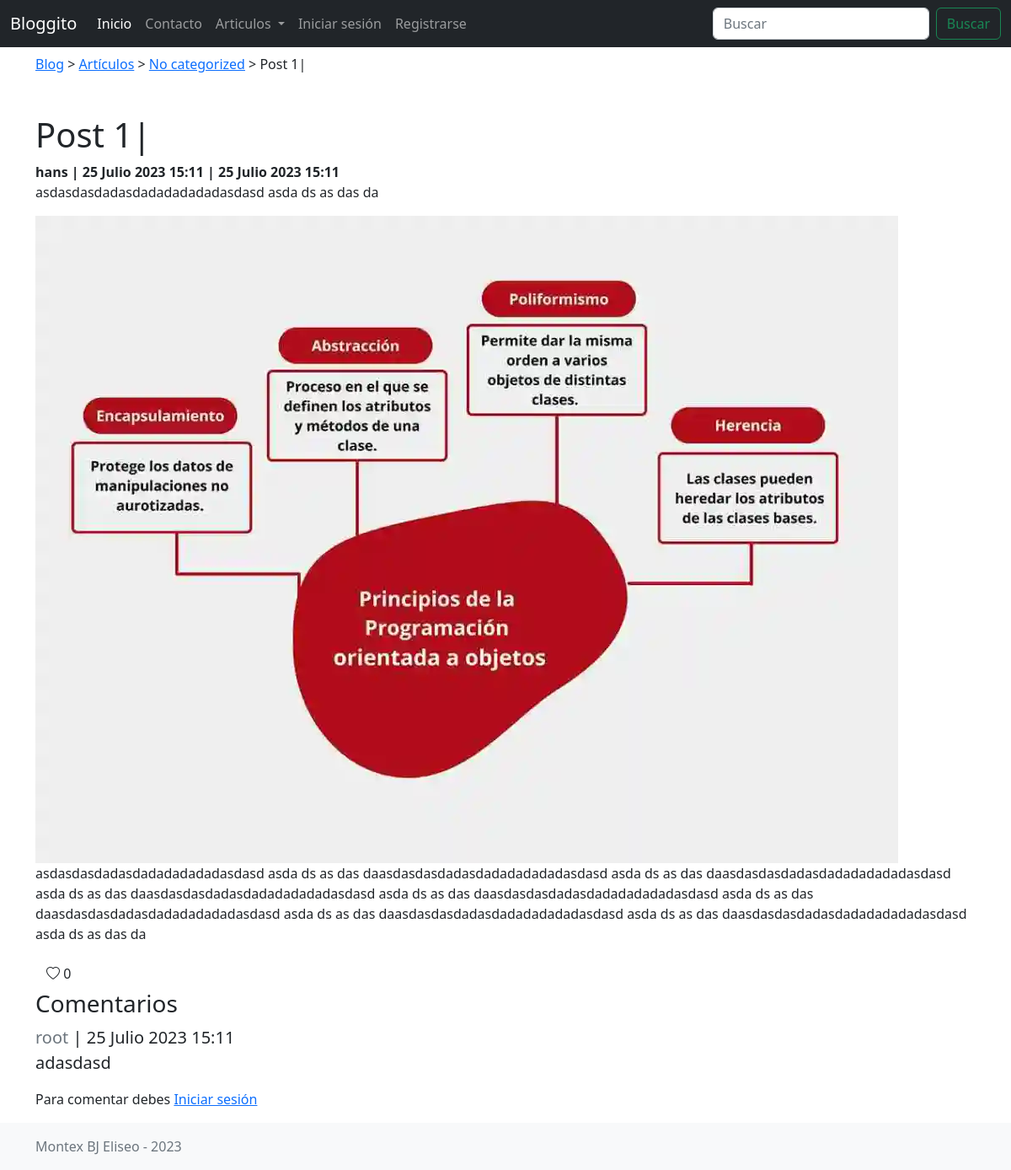
The app's page /posts/4, older data.
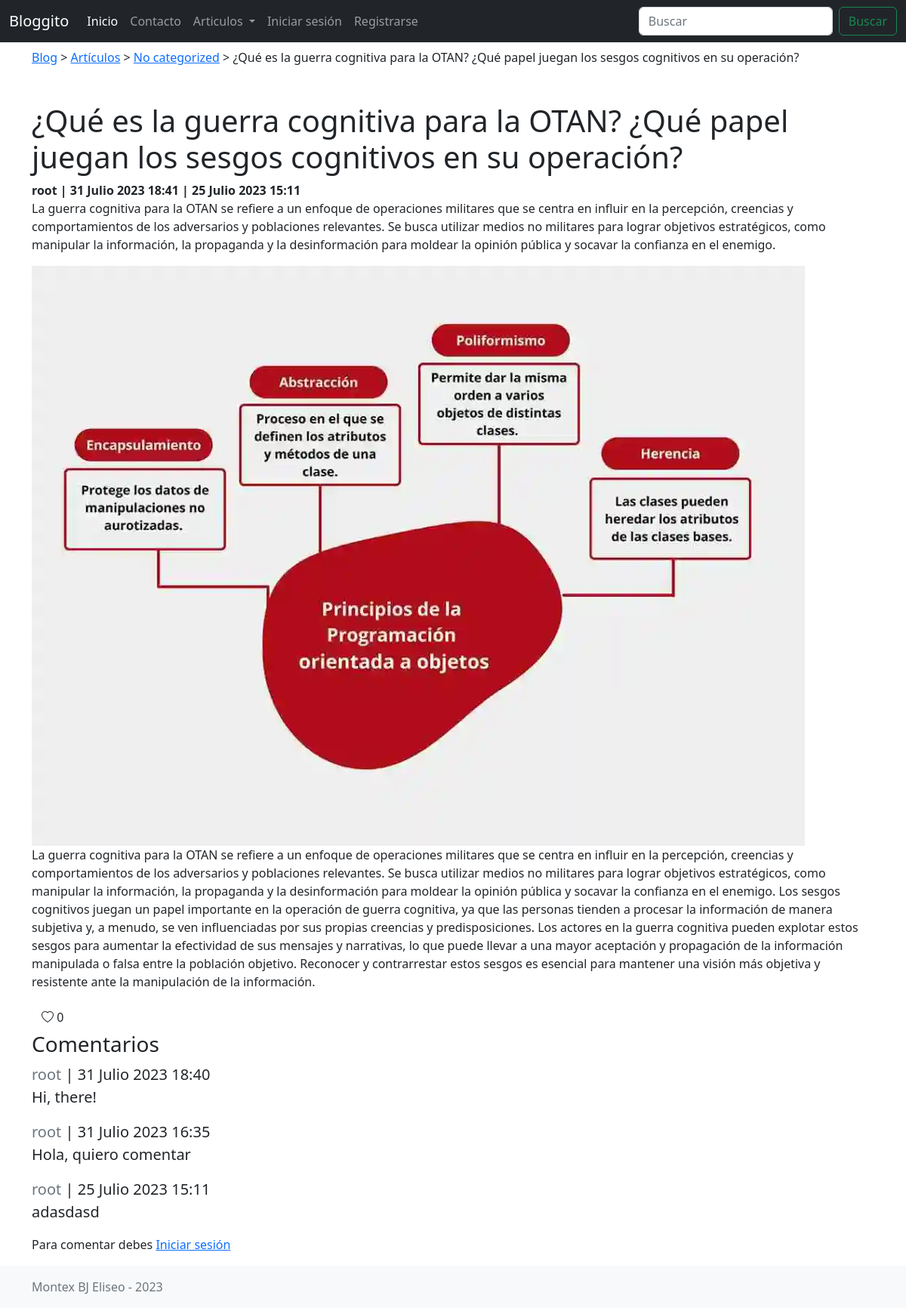
The same page, newer data.
### apps/posts/models.py (models this page shows, shortened)
class Post(models.Model):
    title = models.CharField(
        max_length=100,
        verbose_name="Título del Artículo",
        help_text="Escribe el titulo del artículo",
    )
    short_description = models.TextField(
        max_length=750,
        verbose_name="Descripción breve o resumen",
        help_text="Escribe una breve descripcion o resumen del artículo",
    )
    image = models.ImageField(
        upload_to='posts',
        null=True,
        verbose_name="Imagen relacionada",
        help_text="Selecciona una imagen relacionada para mostrar como portada del artículo",
    )
    content = models.TextField(
        verbose_name="Contenido del artículo",
        help_text="Escribe el contenido del artículo",
    )
    created_at = models.DateTimeField(
        auto_now_add=True, editable=False, verbose_name="Fecha de creación"
    )
    updated_at = models.DateTimeField(
        auto_now=True, editable=False, verbose_name="Fecha de actualización"
    )
    author = models.ForeignKey(
        get_user_model(),
        null=True,
        on_delete=models.SET_NULL,
        verbose_name="Autor del artículo",
    )
    category = models.ForeignKey(
        Category,
        null=True,
        on_delete=models.SET_NULL,
        verbose_name="Categoría a la que pertenece",
    )
    tags = models.ManyToManyField(
        Tag, verbose_name="Etiquetas relacionadas", blank=True
    )
    likes = models.ManyToManyField(
        get_user_model(), blank=True, related_name="liked_posts"
    )
    views = models.IntegerField(default=0)
    class Meta:
        verbose_name = "Artículo"
        verbose_name_plural = "Artículos"
    def get_absolute_url(self):
        return reverse("posts:view", args=[self.pk])
    def get_like_url(self):
        return reverse("posts:like", args=[self.pk])

class Category(models.Model):
    name = models.CharField(max_length=100, verbose_name="Nombre de la categoría")
    description = models.TextField(
        max_length=250, verbose_name="Descripción", null=True
    )
    created_at = models.DateTimeField(
        auto_now_add=True, editable=False, verbose_name="Fecha de creación"
    )
    updated_at = models.DateTimeField(
        auto_now=True, editable=False, verbose_name="Fecha de actualización"
    )
    class Meta:
        verbose_name = "Categoría"
        verbose_name_plural = "Categorías"
    def __str__(self) -> str:
        return self.name
    def get_filterby_link(self):
        url = reverse("posts:index")
        return f"{url}?category={self.pk}"

### apps/users/models.py (models this page shows, shortened)
class User(AbstractUser):
    image = models.ImageField(upload_to="users", null=True)

### apps/comments/models.py (models this page shows, shortened)
class PostComment(models.Model):
    text = models.TextField(max_length=300, verbose_name="Contenido del comentario")
    post = models.ForeignKey(
        Post, on_delete=models.CASCADE, verbose_name="Articulo al que pertenece"
    )
    author = models.ForeignKey(
        get_user_model(),
        null=True,
        on_delete=models.SET_NULL,
        verbose_name="Autor del comentario",
    )
    created_at = models.DateTimeField(
        auto_now_add=True, editable=False, verbose_name="Fecha de creación"
    )
    updated_at = models.DateTimeField(
        auto_now=True, editable=False, verbose_name="Fecha de actualización"
    )
    edited = models.BooleanField(default=False, verbose_name="Fue editado?")
    likes = models.ManyToManyField(
        get_user_model(), blank=True, related_name="liked_comments"
    )
    class Meta:
        verbose_name = "Comentario"
        verbose_name_plural = "Comentarios"
        ordering = ["-created_at"]

### apps/posts/views.py (the view)
# urls.py: path('<int:pk>', PostDetailView.as_view(), name = 'view'),
class PostDetailView(DetailView):
    model = Post
    template_name = "posts/post_detail.html"
    context_object_name = "post"
    def get_context_data(self, **kwargs):
        context = super().get_context_data(**kwargs)
        context["postcomment_form"] = PostCommentForm()
        post = self.get_object()
        post.views += 1
        post.save()
        return context

### apps/comments/forms.py
class PostCommentForm(forms.ModelForm):
    class Meta:
        model = PostComment
        fields = ['text']

### blog/context_processors.py (called while the page is built)
def blog_context(request):
    data = {
        'app_name': 'Bloggito',
        'categories': Category.objects.all()
    }
    return data

### blog/templatetags/path_tags.py (called while the page is built)
@register.simple_tag(takes_context=True)
def login_path(context):
    request = context.get("request")
    current_path = request.path
    if current_path not in list(common_urls.values()):
        return common_urls["login"] + f"?next={current_path}"
    return common_urls["login"]

@register.simple_tag(takes_context=True)
def register_path(context):
    request = context.get("request")
    current_path = request.path
    if current_path not in list(common_urls.values()):
        return common_urls["register"] + f"?next={current_path}"
    return common_urls["register"]

### templates/posts/post_detail.html (shortened to what this page needs)
{% extends 'base.html' %}
{% block content %}
<main class="container">
    <div class="my-2">
        <a href="{% url 'index' %}">Blog</a> &gt; <a href="{% url 'posts:index' %}">Artículos</a> &gt; <a href="{% url 'posts:index' %}">{{post.category}}</a> &gt; <span>{{post.title}}</span>
    </div>
    <h1 class="mt-5">{{post.title}}</h1>
    <b>{{post.author.username}} | {{post.created_at}} | {{post.updated_at}}</b>
    <p>{{post.short_description}}</p>
    <img class="img-fluid" src="{{post.image.url}}" alt="{{post.title}}">
    <p>{{post.content}}</p>
    {% include 'posts/post_likes.html' %}
    {% include 'posts/comments/list.html' %}
    {% include 'posts/comments/form.html' %}
</main>
{% endblock content %}

### templates/posts/post_likes.html (shortened to what this page needs)
<div>
    <form action="{{post.get_like_url}}" method="POST">
        <button class="btn bi {% if user in post.likes.all %}bi-heart-fill text-danger{% else %}bi-heart{%endif%}"
            type="submit"> {{post.likes.all|length}}</button>
    </form>
</div>

### templates/posts/comments/list.html (shortened to what this page needs)
<h3>Comentarios</h3>
{% for postcomment in post.postcomment_set.all %}
<div class="lead">
    <b class="text-muted">{{postcomment.author}}</b> | <span>{{postcomment.updated_at}}</span>
    <p>
        {{postcomment.text}}
    </p>
</div>
{% empty %}
<p><i>No hay comentarios</i></p>
{% endfor %}

Row changes from the older to the newer data that the page shows:
changed Post "No categorized": title "Post 1|" → "¿Qué es la guerra cognitiva para la OTAN? ¿Qué papel juegan los sesgos cognitivos en su operación?"; author.username "hans" → "root"; created_at "25 Julio 2023 15:11" → "31 Julio 2023 18:41"; short_description "asdasdasdadasdadadadadadasdasd asda ds as das da" → "La guerra cognitiva para la OTAN se refiere a un enfoque de operaciones militares que se centra en influir en la percepción, creencias y comportamientos de los adversarios y poblaciones relevantes. Se busca utilizar medios no militares para lograr objetivos estratégicos, como manipular la información, la propaganda y la desinformación para moldear la opinión pública y socavar la confianza en el enemigo."; content "asdasdasdadasdadadadadadasdasd asda ds as das daasdasdasdadasdadadadadadasdasd asda ds as das daasdasdasdadasdadadadadadasdasd asda ds as das daasdasdasdadasdadadadadadasdasd asda ds as das daasdasdasdadasdadadadadadasdasd asda ds as das daasdasdasdadasdadadadadadasdasd asda ds as das daasdasdasdadasdadadadadadasdasd asda ds as das daasdasdasdadasdadadadadadasdasd asda ds as das da" → "La guerra cognitiva para la OTAN se refiere a un enfoque de operaciones militares que se centra en influir en la percepción, creencias y comportamientos de los adversarios y poblaciones relevantes. Se busca utilizar medios no militares para lograr objetivos estratégicos, como manipular la información, la propaganda y la desinformación para moldear la opinión pública y socavar la confianza en el enemigo. Los sesgos cognitivos juegan un papel importante en la operación de guerra cognitiva, ya que las personas tienden a procesar la información de manera subjetiva y, a menudo, se ven influenciadas por sus propias creencias y predisposiciones. Los actores en la guerra cognitiva pueden explotar…"
added PostComment: author "root", updated_at "31 Julio 2023 18:40", text "Hi, there!"
added PostComment: author "root", updated_at "31 Julio 2023 16:35", text "Hola, quiero comentar"
